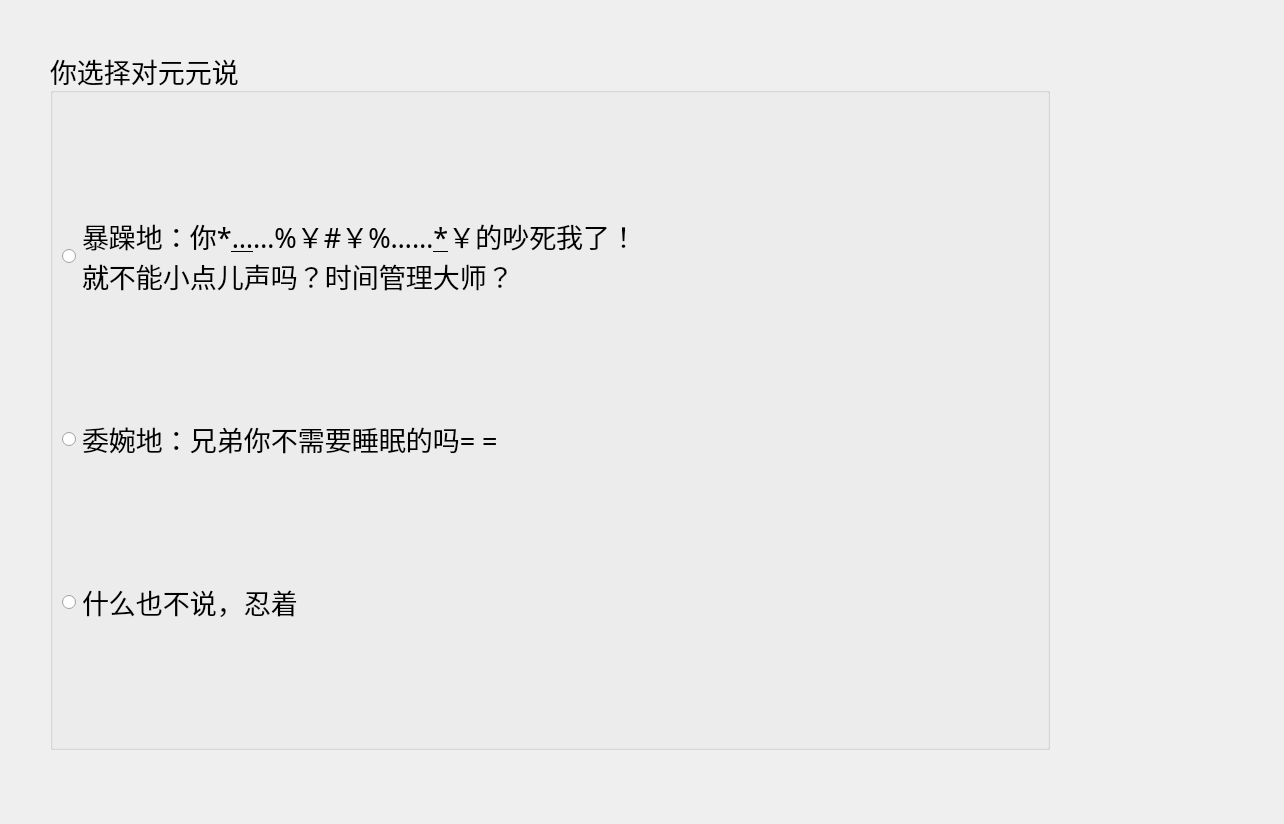
<?xml version="1.0" encoding="UTF-8"?>
<ui version="4.0">
 <class>PPT26</class>
 <widget class="QWidget" name="PPT26">
  <property name="geometry">
   <rect>
    <x>0</x>
    <y>0</y>
    <width>1284</width>
    <height>824</height>
   </rect>
  </property>
  <property name="font">
   <font>
    <family>AcadEref</family>
    <pointsize>20</pointsize>
   </font>
  </property>
  <property name="windowTitle">
   <string>Form</string>
  </property>
  <widget class="QGroupBox" name="groupBox">
   <property name="geometry">
    <rect>
     <x>50</x>
     <y>50</y>
     <width>1000</width>
     <height>700</height>
    </rect>
   </property>
   <property name="title">
    <string>你选择对元元说</string>
   </property>
   <layout class="QVBoxLayout" name="verticalLayout">
    <item>
     <widget class="QRadioButton" name="radioButton">
      <property name="text">
       <string>暴躁地：你*&amp;……%￥#￥%……&amp;*￥的吵死我了！
就不能小点儿声吗？时间管理大师？</string>
      </property>
     </widget>
    </item>
    <item>
     <widget class="QRadioButton" name="radioButton_2">
      <property name="text">
       <string>委婉地：兄弟你不需要睡眠的吗= =</string>
      </property>
     </widget>
    </item>
    <item>
     <widget class="QRadioButton" name="radioButton_3">
      <property name="font">
       <font>
        <family>AcadEref</family>
        <pointsize>20</pointsize>
       </font>
      </property>
      <property name="text">
       <string>什么也不说，忍着</string>
      </property>
     </widget>
    </item>
   </layout>
  </widget>
 </widget>
 <resources/>
 <connections/>
</ui>
